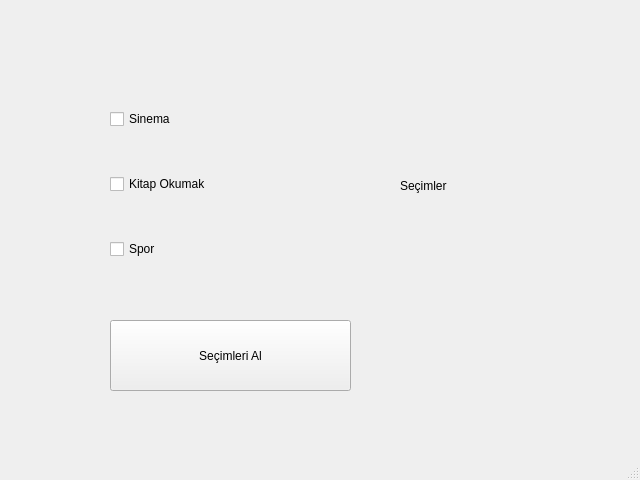
<?xml version="1.0" encoding="UTF-8"?>
<ui version="4.0">
 <class>MainWindow</class>
 <widget class="QMainWindow" name="MainWindow">
  <property name="enabled">
   <bool>true</bool>
  </property>
  <property name="geometry">
   <rect>
    <x>0</x>
    <y>0</y>
    <width>640</width>
    <height>480</height>
   </rect>
  </property>
  <property name="sizePolicy">
   <sizepolicy hsizetype="Fixed" vsizetype="Fixed">
    <horstretch>0</horstretch>
    <verstretch>0</verstretch>
   </sizepolicy>
  </property>
  <property name="minimumSize">
   <size>
    <width>640</width>
    <height>480</height>
   </size>
  </property>
  <property name="maximumSize">
   <size>
    <width>640</width>
    <height>480</height>
   </size>
  </property>
  <property name="windowTitle">
   <string>MainWindow</string>
  </property>
  <widget class="QWidget" name="centralwidget">
   <widget class="QPushButton" name="ButonSecim">
    <property name="geometry">
     <rect>
      <x>110</x>
      <y>320</y>
      <width>241</width>
      <height>71</height>
     </rect>
    </property>
    <property name="text">
     <string>Seçimleri Al</string>
    </property>
   </widget>
   <widget class="QLabel" name="LabelResult">
    <property name="geometry">
     <rect>
      <x>400</x>
      <y>70</y>
      <width>181</width>
      <height>231</height>
     </rect>
    </property>
    <property name="text">
     <string>Seçimler</string>
    </property>
   </widget>
   <widget class="QWidget" name="">
    <property name="geometry">
     <rect>
      <x>110</x>
      <y>70</y>
      <width>241</width>
      <height>231</height>
     </rect>
    </property>
    <layout class="QVBoxLayout" name="verticalLayout">
     <item>
      <widget class="QCheckBox" name="CbSinema">
       <property name="text">
        <string>Sinema</string>
       </property>
      </widget>
     </item>
     <item>
      <widget class="QCheckBox" name="CbKitap">
       <property name="text">
        <string>Kitap Okumak</string>
       </property>
      </widget>
     </item>
     <item>
      <widget class="QCheckBox" name="CbSpor">
       <property name="text">
        <string>Spor</string>
       </property>
      </widget>
     </item>
    </layout>
   </widget>
  </widget>
  <widget class="QMenuBar" name="menubar">
   <property name="geometry">
    <rect>
     <x>0</x>
     <y>0</y>
     <width>640</width>
     <height>22</height>
    </rect>
   </property>
  </widget>
  <widget class="QStatusBar" name="statusbar"/>
 </widget>
 <resources/>
 <connections/>
</ui>
